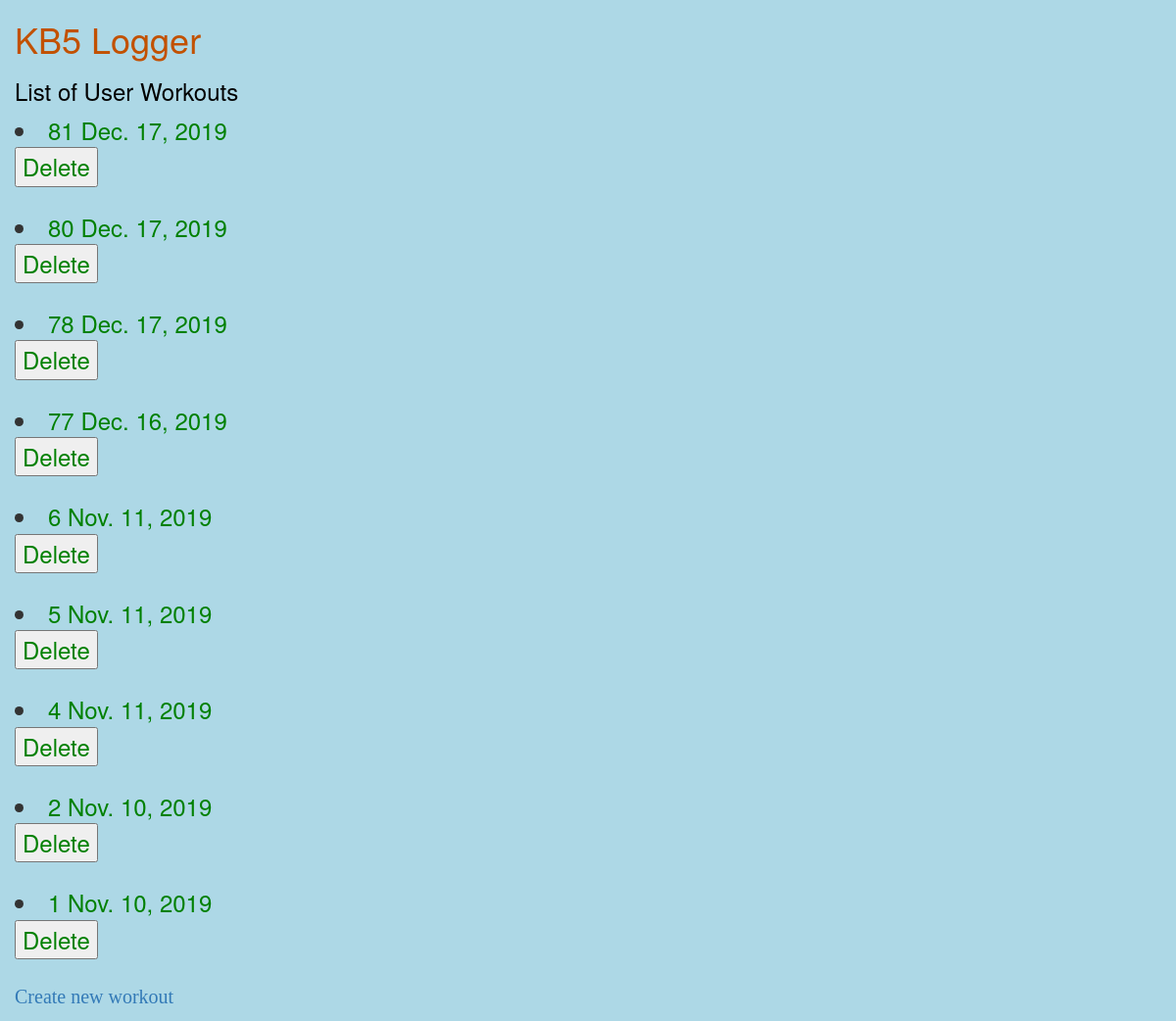
/workouts/ (signed in), run on an earlier commit of the app's database.
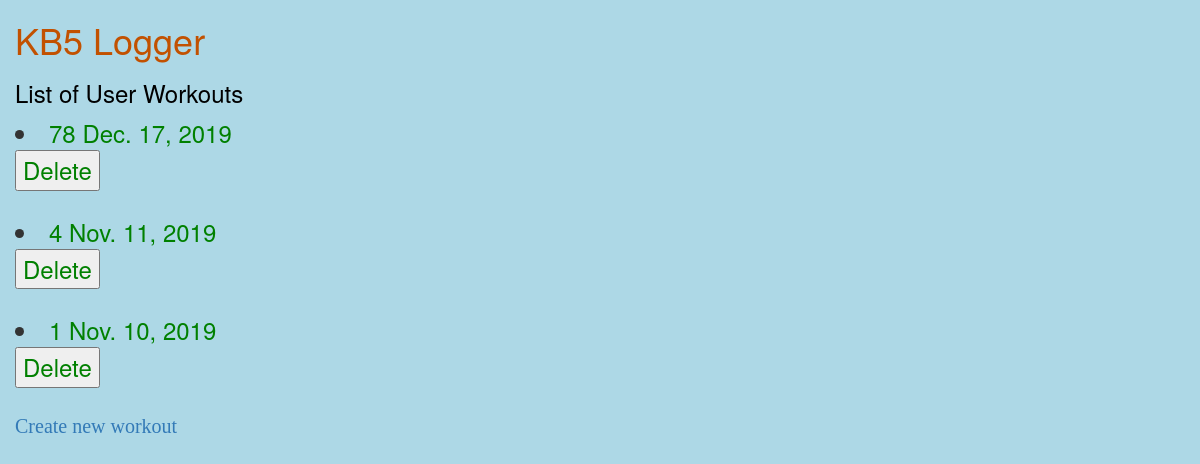
And on a later commit of the database.
### exerlogger/models.py (models this page shows, shortened)
class Workout(TimeStampedModel):
    date = models.DateField(_("date"), default=date.today)
    user = models.ForeignKey(User, verbose_name=_("user"), on_delete=models.CASCADE, default=1)
    class Meta:
        verbose_name = _("workout")
        verbose_name_plural = _("workouts")

### exerlogger/views.py (the view)
# urls.py: path('workouts/', views.workouts, name='workouts'),
@login_required
def workouts(request):
    user_workouts = Workout.objects.filter(user=request.user).order_by('-id')
    context = {'user_workouts': user_workouts}
    return render(request, 'workout/workouts.html', context)

### templates/workout/workouts.html (shortened to what this page needs)
{% extends 'userspace/base.html' %}
        {% block content %}
        <h3>List of User Workouts</h3>
            {% for workout in user_workouts %}
              <li><a href="{% url 'workout_detail' workout.id %}"> {{ workout.id}} {{ workout.date }}
              <form action="{% url 'delete_workout' workout.id %}" method="POST">
                    <input type="submit" value="Delete">
              </form>
              </a></li>
            {% endfor %}
          <p><a href="{% url 'workout_detail' 'add' %}">Create new workout</a></p>
        {% endblock %}

### templates/userspace/base.html
{% load static %}
<html>
    <head>
        <link rel="stylesheet" href="//maxcdn.bootstrapcdn.com/bootstrap/3.2.0/css/bootstrap.min.css">
        <link rel="stylesheet" href="//maxcdn.bootstrapcdn.com/bootstrap/3.2.0/css/bootstrap-theme.min.css">
        <link rel="stylesheet" href="{% static '/workout/style.css' %}">
    </head>
    <body>
        <div>
            <h1><a href="/"> KB5 Logger </a></h1>
        </div>
    {% block content %}{% endblock %}
    </body>
</html>

### exerlogger/static/workout/style.css (style rules this page uses)
li a { color: green; }
body { background-color: lightblue; padding-left: 15px; font-size: 24px; }
h1 a, h2 a, h3 a { color: #C25100; }
h1, h2, h3 { color: black; }
p { font-family: verdana; font-size: 20px; }

What changed in the data, as far as the page shows it:
removed Workout: id "81", date "Dec. 17, 2019"
removed Workout: id "80", date "Dec. 17, 2019"
removed Workout: id "77", date "Dec. 16, 2019"
removed Workout: id "6", date "Nov. 11, 2019"
removed Workout: id "5", date "Nov. 11, 2019"
removed Workout: id "2", date "Nov. 10, 2019"
